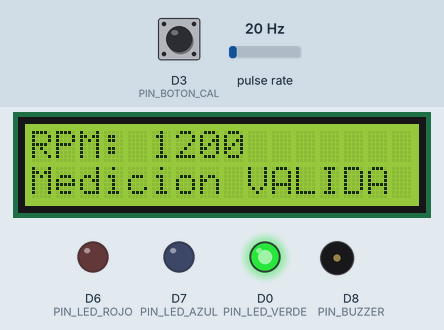
This sketch was run on a simulated ESP8266 (NodeMCU). Parts: 16×2 character LCD, output pins drawn as LEDs (lit = HIGH), buzzer (waves = sounding). Wiring (inferred from the names in the program): pulse sensor: data D5. Inputs (shaded band) come from the test bench; at power-on: pulse rate 20 Hz, D3 (PIN_BOTON_CAL) HIGH. WiFi joins after 1.5 s; servers stay silent unless stated; EEPROM starts erased; what the sketch prints to the serial monitor is not drawn.

Above: at 5.0 s.
5.1 s: pulse rate (sensor on D5) set to 85 Hz
At 6.2 s:
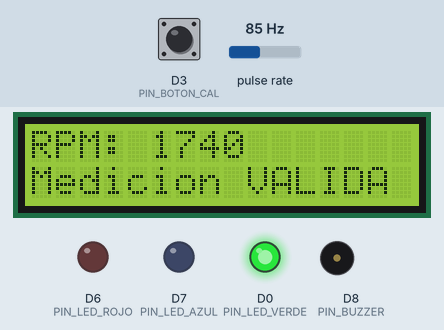
7.9 s: pulse rate (sensor on D5) set to 91 Hz
At 9.9 s:
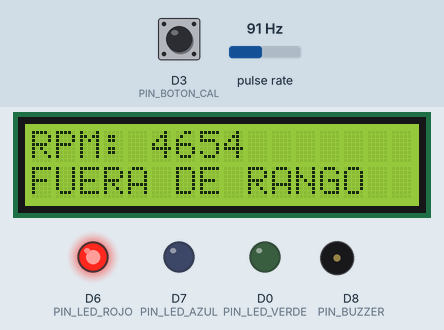
10.9 s: D3 (PIN_BOTON_CAL) pulled LOW for 3.2 s
At 13.2 s:
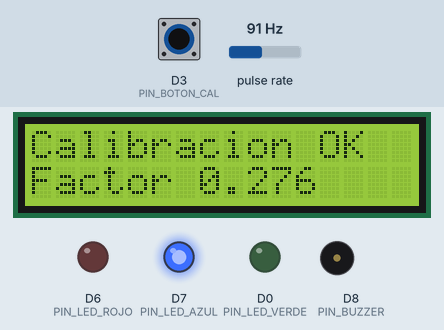
15.6 s: D3 (PIN_BOTON_CAL) pulled LOW for 0.15 s
At 16.7 s:
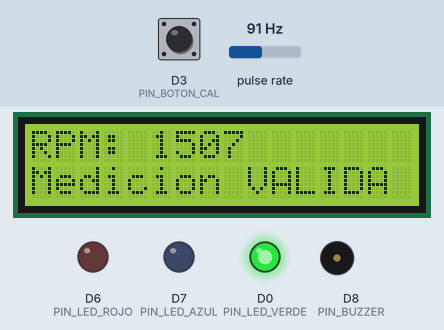
17.2 s: pulse rate (sensor on D5) set to 4 Hz
At 18.2 s:
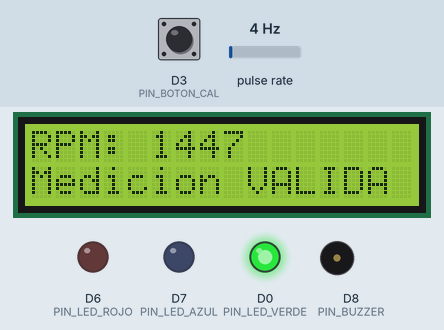
Timing chart, 0 to 20.2 s (numbered marks = the images above; inputs shaded):
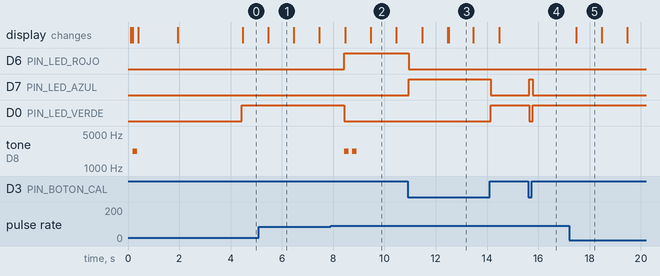

Measured:
- the behaviour switches between 87 and 88 Hz on pulse rate (sensor on D5) (found by bisection; images 1 and 2)
- after the input at 5.1 s, the display: changes after 0.37 s (image 1)
- after the input at 10.9 s, D6 (PIN_LED_ROJO): HIGH → LOW at once; D7 (PIN_LED_AZUL): LOW → HIGH at once, → LOW 3.2 s later; D0 (PIN_LED_VERDE): LOW → HIGH after 3.2 s; the display: first changes after 0.57 s (image 3 shows a later state)
- after the input at 15.6 s, D7 (PIN_LED_AZUL): LOW → HIGH at once, → LOW 0.15 s later; D0 (PIN_LED_VERDE): HIGH → LOW at once, → HIGH 0.15 s later
- after the input at 17.2 s, the display: changes after 0.27 s (image 5)
- by itself, tone on D8 (PIN_BUZZER): alternates 2200 Hz for 0.17 s and silent for 0.14 s, 4 changes in all, then stays silent
- what the display in image 1 shows lasts 1.0 s, from 5.5 s to 6.5 s

The sketch:

tacometro_esp8266.ino
```cpp
#include <Arduino.h>
#include <EEPROM.h>
#include <ESP8266WiFi.h>
#include <LiquidCrystal_I2C.h>
#include <WebSocketsServer.h>
#include <WiFiManager.h>
#include <Wire.h>

// -----------------------------------------------------------------------------
// Identificación del equipo y portal de configuración Wi-Fi
// -----------------------------------------------------------------------------
const char* PORTAL_WIFI_NOMBRE = "Tacometro-PIC-II";
const char* PORTAL_WIFI_CLAVE = "tacometro123";
constexpr unsigned long PORTAL_WIFI_TIMEOUT_S = 180;

const char* DEVICE_ID = "ESP8266-01";
const char* SENSOR_ID = "M1";
const char* SENSOR_NAME = "Motor principal";

// Cambia este valor si usas más de un imán por vuelta.
constexpr float PULSOS_POR_VUELTA = 1.0f;

// Rango local de medicion. Una lectura con senal entre 0 y este limite es valida.
constexpr float RPM_MAXIMA_VALIDA = 3500.0f;
constexpr float HISTERESIS_RPM = 100.0f;

// Debe coincidir con la velocidad real usada durante la calibración.
constexpr float RPM_REFERENCIA_CALIBRACION = 1500.0f;

// -----------------------------------------------------------------------------
// Pines para NodeMCU ESP8266
// -----------------------------------------------------------------------------
constexpr uint8_t PIN_SENSOR_DO = D5;  // GPIO14 - salida digital del KY-024
constexpr uint8_t PIN_LED_ROJO = D6;   // GPIO12
constexpr uint8_t PIN_LED_AZUL = D7;   // GPIO13
constexpr uint8_t PIN_LED_VERDE = D0;  // GPIO16
constexpr uint8_t PIN_BUZZER = D8;     // GPIO15 - mantener LOW durante el arranque
constexpr uint8_t PIN_BOTON_CAL = D3;  // GPIO0 - pulsador hacia GND

constexpr uint8_t LCD_DIRECCION = 0x27;
constexpr uint8_t WEBSOCKET_PUERTO = 81;
constexpr unsigned long PERIODO_MEDICION_MS = 1000;
constexpr unsigned long TIEMPO_SIN_SENAL_MS = 2500;
constexpr unsigned long TIEMPO_PULSACION_CAL_MS = 1500;
constexpr unsigned long ANTIRREBOTE_BOTON_MS = 40;
constexpr unsigned long DURACION_PITIDO_MS = 170;
constexpr unsigned long PAUSA_PITIDO_MS = 140;
constexpr size_t CANTIDAD_MUESTRAS = 5;

LiquidCrystal_I2C lcd(LCD_DIRECCION, 16, 2);
WebSocketsServer webSocket(WEBSOCKET_PUERTO);

volatile uint32_t contadorPulsos = 0;
volatile unsigned long ultimoPulsoUs = 0;

float historialRpm[CANTIDAD_MUESTRAS] = {0};
size_t indiceHistorial = 0;
size_t muestrasDisponibles = 0;
float factorCalibracion = 1.0f;
float rpmActual = 0.0f;

unsigned long ultimaMedicionMs = 0;
unsigned long ultimoPulsoDetectadoMs = 0;
unsigned long inicioMedicionMs = 0;
unsigned long inicioPulsacionMs = 0;
unsigned long ultimoCambioBotonMs = 0;
bool calibracionSolicitada = false;
bool modoCalibracionActivo = false;
bool websocketIniciado = false;
bool evaluacionRangoHabilitada = false;
bool sensorSinSenal = true;
bool alarmaFueraDeRangoActiva = false;
bool lecturaBotonAnterior = HIGH;
bool estadoBotonEstable = HIGH;

enum EstadoBuzzer : uint8_t {
  BUZZER_REPOSO,
  BUZZER_SONANDO,
  BUZZER_PAUSA
};

EstadoBuzzer estadoBuzzer = BUZZER_REPOSO;
uint8_t pitidosRestantes = 0;
unsigned long cambioEstadoBuzzerMs = 0;

constexpr uint32_t EEPROM_MAGIC = 0x54414348;  // "TACH"
constexpr size_t EEPROM_TAMANO = 64;

struct ConfiguracionPersistente {
  uint32_t magic;
  float factor;
};

void ICACHE_RAM_ATTR registrarPulso() {
  const unsigned long ahoraUs = micros();

  // Rechaza rebotes o ruido más rápido que 1 ms.
  if (ahoraUs - ultimoPulsoUs >= 1000) {
    contadorPulsos++;
    ultimoPulsoUs = ahoraUs;
  }
}

void escribirLineaLcd(uint8_t fila, const String& texto) {
  String linea = texto;
  while (linea.length() < 16) linea += ' ';
  if (linea.length() > 16) linea.remove(16);
  lcd.setCursor(0, fila);
  lcd.print(linea);
}

void cargarCalibracion() {
  EEPROM.begin(EEPROM_TAMANO);

  ConfiguracionPersistente configuracion;
  EEPROM.get(0, configuracion);

  if (configuracion.magic == EEPROM_MAGIC
      && isfinite(configuracion.factor)
      && configuracion.factor >= 0.1f
      && configuracion.factor <= 10.0f) {
    factorCalibracion = configuracion.factor;
  }
}

void guardarCalibracion() {
  const ConfiguracionPersistente configuracion = {
    EEPROM_MAGIC,
    factorCalibracion
  };

  EEPROM.put(0, configuracion);
  EEPROM.commit();
}

void emitirPitidoInicial() {
  tone(PIN_BUZZER, 2200);
  delay(DURACION_PITIDO_MS);
  noTone(PIN_BUZZER);
  digitalWrite(PIN_BUZZER, LOW);
}

void iniciarSecuenciaBuzzer(uint8_t cantidad) {
  if (cantidad == 0) return;

  pitidosRestantes = cantidad;
  estadoBuzzer = BUZZER_SONANDO;
  cambioEstadoBuzzerMs = millis();
  tone(PIN_BUZZER, 2200);
}

void actualizarSecuenciaBuzzer() {
  const unsigned long ahoraMs = millis();

  if (estadoBuzzer == BUZZER_SONANDO
      && ahoraMs - cambioEstadoBuzzerMs >= DURACION_PITIDO_MS) {
    noTone(PIN_BUZZER);
    digitalWrite(PIN_BUZZER, LOW);
    pitidosRestantes--;
    cambioEstadoBuzzerMs = ahoraMs;
    estadoBuzzer = pitidosRestantes > 0 ? BUZZER_PAUSA : BUZZER_REPOSO;
  } else if (estadoBuzzer == BUZZER_PAUSA
             && ahoraMs - cambioEstadoBuzzerMs >= PAUSA_PITIDO_MS) {
    tone(PIN_BUZZER, 2200);
    cambioEstadoBuzzerMs = ahoraMs;
    estadoBuzzer = BUZZER_SONANDO;
  }
}

void actualizarIndicadores() {
  bool verde = false;
  bool azul = false;
  bool rojo = false;

  if (modoCalibracionActivo) {
    azul = true;
  } else if (evaluacionRangoHabilitada) {
    bool fueraDeRango = sensorSinSenal;

    if (!fueraDeRango) {
      const float limiteRetorno = RPM_MAXIMA_VALIDA - HISTERESIS_RPM;
      fueraDeRango = alarmaFueraDeRangoActiva
        ? rpmActual > limiteRetorno
        : rpmActual > RPM_MAXIMA_VALIDA;
    }

    verde = !fueraDeRango;
    rojo = fueraDeRango;

    if (fueraDeRango && !alarmaFueraDeRangoActiva) {
      iniciarSecuenciaBuzzer(2);
    }

    alarmaFueraDeRangoActiva = fueraDeRango;
  }

  digitalWrite(PIN_LED_VERDE, verde ? HIGH : LOW);
  digitalWrite(PIN_LED_AZUL, azul ? HIGH : LOW);
  digitalWrite(PIN_LED_ROJO, rojo ? HIGH : LOW);
}

float agregarAlPromedio(float rpm) {
  historialRpm[indiceHistorial] = rpm;
  indiceHistorial = (indiceHistorial + 1) % CANTIDAD_MUESTRAS;

  if (muestrasDisponibles < CANTIDAD_MUESTRAS) muestrasDisponibles++;

  float suma = 0.0f;
  for (size_t i = 0; i < muestrasDisponibles; i++) {
    suma += historialRpm[i];
  }

  return suma / muestrasDisponibles;
}

void enviarRpm(float rpm) {
  if (!websocketIniciado) return;

  String mensaje = "{\"device\":\"";
  mensaje += DEVICE_ID;
  mensaje += "\",\"sensor\":\"";
  mensaje += SENSOR_ID;
  mensaje += "\",\"name\":\"";
  mensaje += SENSOR_NAME;
  mensaje += "\",\"rpm\":";
  mensaje += String(rpm, 0);
  mensaje += "}";

  webSocket.broadcastTXT(mensaje);
}

void mostrarRpm(float rpm) {
  escribirLineaLcd(0, "RPM: " + String(rpm, 0));

  if (modoCalibracionActivo) {
    escribirLineaLcd(1, "CALIBRANDO...");
  } else if (!evaluacionRangoHabilitada) {
    escribirLineaLcd(1, "Esperando sensor");
  } else if (sensorSinSenal) {
    escribirLineaLcd(1, "SIN SENAL");
  } else if (alarmaFueraDeRangoActiva) {
    escribirLineaLcd(1, "FUERA DE RANGO");
  } else {
    escribirLineaLcd(1, "Medicion VALIDA");
  }
}

void medirRpm() {
  const unsigned long ahoraMs = millis();
  const unsigned long intervaloMs = ahoraMs - ultimaMedicionMs;
  if (intervaloMs < PERIODO_MEDICION_MS) return;

  ultimaMedicionMs = ahoraMs;

  noInterrupts();
  const uint32_t pulsos = contadorPulsos;
  contadorPulsos = 0;
  interrupts();

  if (pulsos > 0) {
    ultimoPulsoDetectadoMs = ahoraMs;
    evaluacionRangoHabilitada = true;
  } else if (ahoraMs - inicioMedicionMs >= TIEMPO_SIN_SENAL_MS) {
    evaluacionRangoHabilitada = true;
  }

  sensorSinSenal = evaluacionRangoHabilitada
    && ahoraMs - ultimoPulsoDetectadoMs > TIEMPO_SIN_SENAL_MS;

  float rpmMedida = 0.0f;
  if (pulsos > 0) {
    rpmMedida = (pulsos * 60000.0f / intervaloMs) / PULSOS_POR_VUELTA;
    rpmMedida *= factorCalibracion;
  }

  rpmActual = agregarAlPromedio(rpmMedida);
  if (rpmActual < 0.5f) rpmActual = 0.0f;

  actualizarIndicadores();
  mostrarRpm(rpmActual);
  enviarRpm(rpmActual);

  Serial.print(F("RPM: "));
  Serial.print(rpmActual, 0);
  Serial.print(F(" | Pulsos: "));
  Serial.print(pulsos);
  Serial.print(F(" | Factor: "));
  Serial.println(factorCalibracion, 4);
}

void revisarBotonCalibracion() {
  const bool lecturaActual = digitalRead(PIN_BOTON_CAL);
  const unsigned long ahoraMs = millis();

  if (lecturaActual != lecturaBotonAnterior) {
    lecturaBotonAnterior = lecturaActual;
    ultimoCambioBotonMs = ahoraMs;
  }

  if (ahoraMs - ultimoCambioBotonMs < ANTIRREBOTE_BOTON_MS) return;

  if (lecturaActual != estadoBotonEstable) {
    estadoBotonEstable = lecturaActual;

    if (estadoBotonEstable == LOW) {
      inicioPulsacionMs = ahoraMs;
      calibracionSolicitada = false;
      modoCalibracionActivo = true;
    } else {
      inicioPulsacionMs = 0;
      calibracionSolicitada = false;
      modoCalibracionActivo = false;
    }

    actualizarIndicadores();
  }

  const bool presionado = estadoBotonEstable == LOW;

  if (presionado
      && !calibracionSolicitada
      && ahoraMs - inicioPulsacionMs >= TIEMPO_PULSACION_CAL_MS) {
    calibracionSolicitada = true;

    if (rpmActual > 10.0f) {
      factorCalibracion *= RPM_REFERENCIA_CALIBRACION / rpmActual;
      factorCalibracion = constrain(factorCalibracion, 0.1f, 10.0f);
      guardarCalibracion();

      for (size_t i = 0; i < CANTIDAD_MUESTRAS; i++) historialRpm[i] = 0.0f;
      indiceHistorial = 0;
      muestrasDisponibles = 0;

      escribirLineaLcd(0, "Calibracion OK");
      escribirLineaLcd(1, "Factor " + String(factorCalibracion, 3));
      Serial.println(F("Calibracion guardada en EEPROM."));
    } else {
      escribirLineaLcd(0, "No se calibra");
      escribirLineaLcd(1, "Motor detenido");
    }
  }
}

void conectarWifi() {
  WiFi.mode(WIFI_STA);
  WiFiManager wifiManager;
  wifiManager.setConfigPortalTimeout(PORTAL_WIFI_TIMEOUT_S);

  escribirLineaLcd(0, "Configurar WiFi");
  escribirLineaLcd(1, PORTAL_WIFI_NOMBRE);

  Serial.println(F("Si no hay una red guardada, conectate al portal:"));
  Serial.print(F("Red: "));
  Serial.println(PORTAL_WIFI_NOMBRE);
  Serial.print(F("Clave: "));
  Serial.println(PORTAL_WIFI_CLAVE);
  Serial.println(F("Luego abre http://192.168.4.1"));

  // Si ya existen credenciales guardadas, se conecta automaticamente.
  // Si no, crea el portal indicado arriba para elegir la red desde el telefono.
  const bool conectado =
      wifiManager.autoConnect(PORTAL_WIFI_NOMBRE, PORTAL_WIFI_CLAVE);

  if (conectado && WiFi.status() == WL_CONNECTED) {
    webSocket.begin();
    websocketIniciado = true;

    Serial.print(F("Wi-Fi conectado. IP: "));
    Serial.println(WiFi.localIP());
    Serial.print(F("WebSocket: ws://"));
    Serial.print(WiFi.localIP());
    Serial.println(F(":81/"));

    escribirLineaLcd(0, "WiFi conectado");
    escribirLineaLcd(1, WiFi.localIP().toString());
  } else {
    Serial.println(F("No se pudo conectar al Wi-Fi. El tacometro seguira funcionando sin web."));
    escribirLineaLcd(0, "WiFi sin conex.");
    escribirLineaLcd(1, "Modo local");
  }

  delay(1500);
}

void setup() {
  pinMode(PIN_LED_ROJO, OUTPUT);
  pinMode(PIN_LED_AZUL, OUTPUT);
  pinMode(PIN_LED_VERDE, OUTPUT);
  pinMode(PIN_BUZZER, OUTPUT);
  digitalWrite(PIN_LED_ROJO, LOW);
  digitalWrite(PIN_LED_AZUL, LOW);
  digitalWrite(PIN_LED_VERDE, LOW);
  digitalWrite(PIN_BUZZER, LOW);

  Serial.begin(115200);
  delay(100);

  pinMode(PIN_SENSOR_DO, INPUT_PULLUP);
  pinMode(PIN_BOTON_CAL, INPUT_PULLUP);

  Wire.begin(D2, D1);  // SDA, SCL
  lcd.init();
  lcd.backlight();
  escribirLineaLcd(0, "Tacometro PIC II");
  escribirLineaLcd(1, "Iniciando...");

  // Un pitido confirma el inicio de la medicion.
  emitirPitidoInicial();

  cargarCalibracion();
  conectarWifi();

  attachInterrupt(digitalPinToInterrupt(PIN_SENSOR_DO), registrarPulso, FALLING);
  inicioMedicionMs = millis();
  ultimaMedicionMs = inicioMedicionMs;
  ultimoPulsoDetectadoMs = inicioMedicionMs;
}

void loop() {
  if (websocketIniciado) webSocket.loop();
  actualizarSecuenciaBuzzer();
  revisarBotonCalibracion();
  medirRpm();
  yield();
}
```
